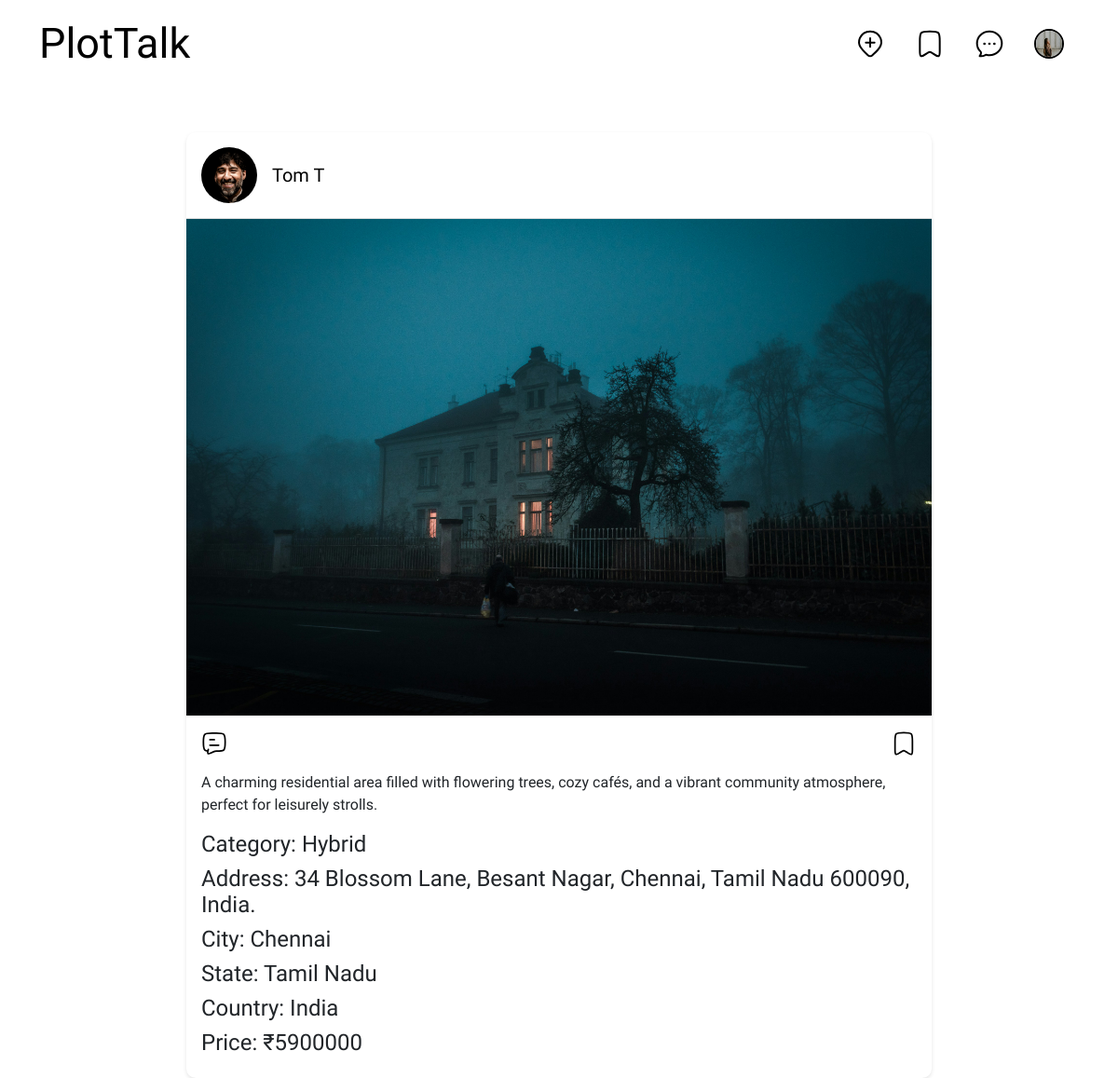
The page /propertydetails/10 (signed in) on the database its author committed.
### REMS/models.py (models this page shows, shortened)
class ProfileModel(models.Model):
    user=models.OneToOneField(User,on_delete=models.CASCADE)
    profile_pic=models.ImageField(upload_to='Profile_pic',null=True)
    bio=models.TextField(null=True)
    phone=models.IntegerField(null=True)

class Property(models.Model):
    CATEGORY_CHOICES = [
        ('Sale', 'Sale'),
        ('Rent', 'Rent'),
        ('Hybrid', 'Hybrid'),
    ]
    category = models.CharField(
        max_length=100,
        choices=CATEGORY_CHOICES,
        default='Sale'
    )
    description = models.TextField()
    price = models.IntegerField()
    image = models.ImageField(upload_to='property_images', null=True, blank=True)
    saved_users = models.ManyToManyField(User, related_name='saved_properties', blank=True)
    user = models.ForeignKey(ProfileModel, on_delete=models.CASCADE)
    country = models.CharField(max_length=100)
    state = models.CharField(max_length=100)
    city = models.CharField(max_length=100)
    address = models.CharField(max_length=200)

### REMS/views.py (the view)
# urls.py: path('propertydetails/<int:id>',PropertyDetailView.as_view(),name='propertydetails'),
@method_decorator(decorator=dec,name='dispatch')
class PropertyDetailView(DetailView):
    template_name="property_details.html"
    queryset=Property.objects.all()
    context_object_name='property'
    pk_url_kwarg="id"
    def get_context_data(self, **kwargs):
        context = super().get_context_data(**kwargs)
        context['profile'] = ProfileModel.objects.get(user=self.request.user)  # Add the ProfileModel instance to context
        return context

### REMS/views.py (called while the page is built)
def signin_required(fn):
    def inner(request,*args,**kwargs):
        if request.user.is_authenticated:
            return fn(request,*args,**kwargs)
        else:
            messages.warning(request,'please login first')
            return redirect('login')
    return inner

### REMS/templates/property_details.html (shortened to what this page needs)
{% extends 'home.html' %}
{% load static %}
{% block navbar %}
<div class="container mt-5">
    <div class="post-container"><a href="{% url 'profiletouser' property.id %}" style="text-decoration: none;color: black;">
        <div class="post-header">
            {% if property.user.profile_pic %}
            <img src="{{ property.user.profile_pic.url }}" class="dealer-profile" alt="Dealer Photo">
            {% else %}
            <i class="fas fa-user-circle dealer-profile" style="font-size: 60px; color: #007bff;"></i>
            {% endif %}
            <h5 class="mb-0">{{ property.user.user.first_name }} {{ property.user.user.last_name }}</h5>
        </div></a>
        <img src="{{ property.image.url }}" class="post-image" alt="Property Image">
        <div class="post-info">
            <div class="icons">
                <a href="{% url 'chat' property.user.user.id %}"><span></span></a>
                <a href="{% url 'save' property.id %}"><span></span></a>
            </div>
            <p>{{ property.description }}</p>
            <h4>Category: {{ property.category }}</h4>
            <h4>Address: {{ property.address }}</h4>
            <h4>City: {{ property.city }}</h4>
            <h4>State: {{ property.state }}</h4>
            <h4>Country: {{ property.country }}</h4>
            <h4>Price: &#8377;{{ property.price }}</h4>
        </div>
    </div>
</div>
{% endblock navbar %}

### REMS/templates/home.html (shortened to what this page needs)
{% load static %}
<!doctype html>
<html lang="en">
<head>
    <link href="https://cdn.jsdelivr.net/npm/bootstrap@5.3.2/dist/css/bootstrap.min.css" rel="stylesheet"
 />
    <link rel="stylesheet" href="{% static 'css/home.css' %}">
    <link rel="stylesheet" href="https://cdnjs.cloudflare.com/ajax/libs/font-awesome/6.0.0-beta3/css/all.min.css">
</head>
<body>
    <nav class="navbar navbar-expand-lg navbar-light bg-white">
        <div class="container">
            <a class="navbar-brand" href="{% url 'home' %}"
                style="font-family: Yellowtail; font-size: 45px; font-weight: 100;">PlotTalk</a>
            <div class="collapse navbar-collapse" id="navbarNav">
                <ul class="navbar-nav ms-auto">
                    <li class="nav-item">
                        <a class="nav-link" href="{% url 'add_property' %}"><span></span></a>
                    </li>
                    <li class="nav-item">
                        <a class="nav-link" href="{% url 'savelist' %}"><span></span></a>
                    </li>
                    <li class="nav-item">
                        <a class="nav-link" href="{% url 'chatlist' %}"><span></span></a>
                    </li>
                    <li class="nav-item">
                        <a class="nav-link" href="{% url 'profile' %}">
                            {% if profile.profile_pic %}
                            <img src="{{ profile.profile_pic.url }}" alt="Profile Picture">
                            {% endif %}
                        </a>
                    </li>
                </ul>
            </div>
        </div>
    </nav>
    {% block navbar %}{% endblock navbar %}
</body>
</html>

### REMS/static/css/home.css (style rules this page uses)
body { font-family: 'Moderustic', sans-serif; }
.navbar-nav .nav-item .nav-link { padding: 0.5rem 1rem; }
.navbar-nav .nav-item .nav-link img { width: 32px; height: 32px; border-radius: 50%; border: 2px solid #000000; transition: border-color 0.3s ease; }
.post-container { background-color: #fff; border-radius: 10px; box-shadow: 0 2px 4px rgba(0, 0, 0, 0.1); overflow: hidden; margin-bottom: 2rem; max-width: 800px; margin: auto; }
.post-header { display: flex; align-items: center; padding: 1rem; border-bottom: 1px solid #ddd; }
.dealer-profile { width: 60px; height: 60px; border-radius: 50%; object-fit: cover; margin-right: 1rem; }
.post-image { width: 100%; height: auto; display: block; }
.post-info { padding: 1rem; }
.post-info .icons { display: flex; justify-content: space-between; align-items: center; margin-bottom: 1rem; }

### rows shown on the page
ProfileModel: profile_pic (picture)
Property: user.profile_pic (picture), user.user.first_name "Tom", user.user.last_name "T", image (picture), description "A charming residential area filled with flowering trees, cozy cafés, and a vibrant community atmosphere, perfect for leisurely strolls.", category "Hybrid", address "34 Blossom Lane, Besant Nagar, Chennai, Tamil Nadu 600090, India.", city "Chennai", state "Tamil Nadu", country "India", price "5900000"
